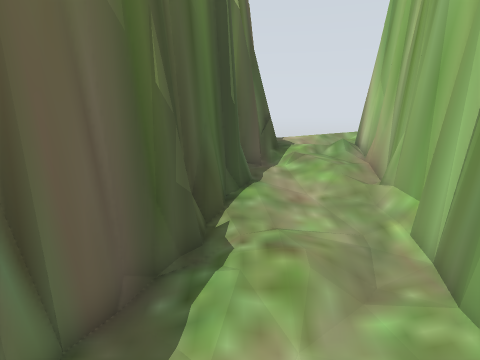
View 1 (above)

13 first-person views from a walk through a Gazebo world. The camera is 0.92 m above the floor, tilts 14° down and sees 80° across. Floor lines are 1 m apart. The floor is counted in squares, 0.25 m on a side. Each view is taken from the middle of a square. On the plan, view 1 faces up. The plan holds only what a view shows up to about 20 squares ahead; the rest is blank. The place goes on beyond the plan.

View 2
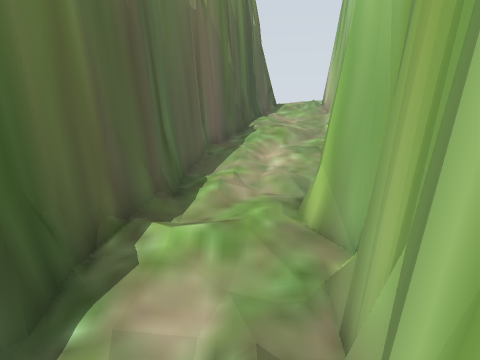

View 3
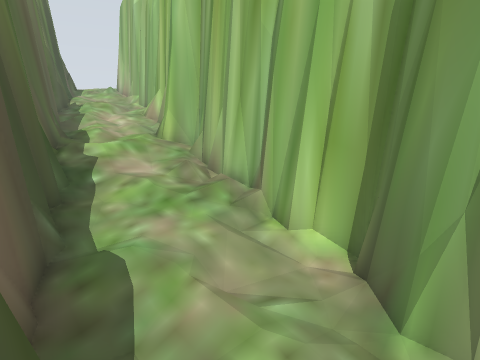

View 4
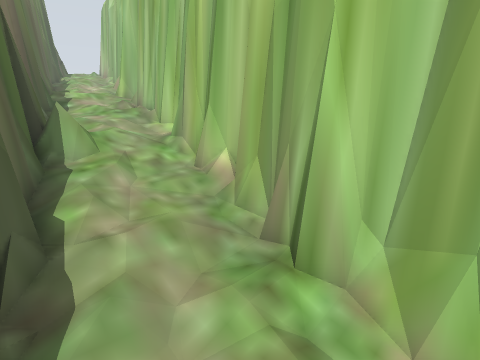

View 5
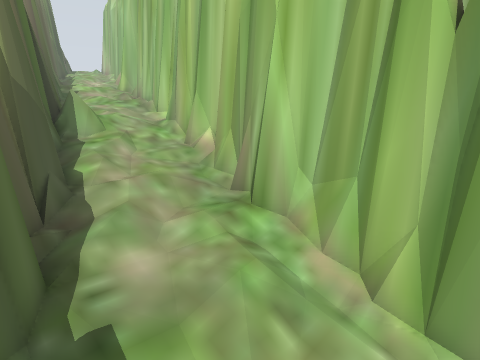

View 6
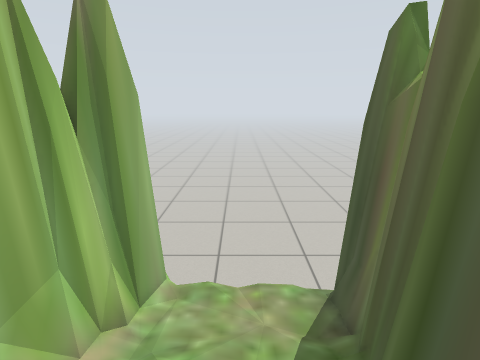

View 7
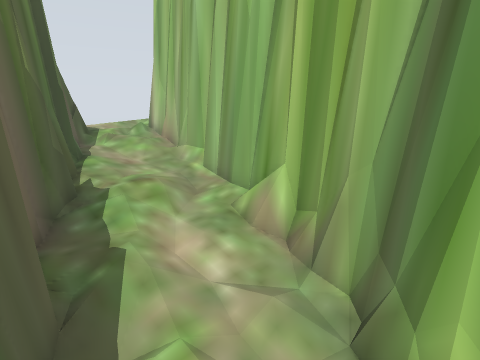

View 8
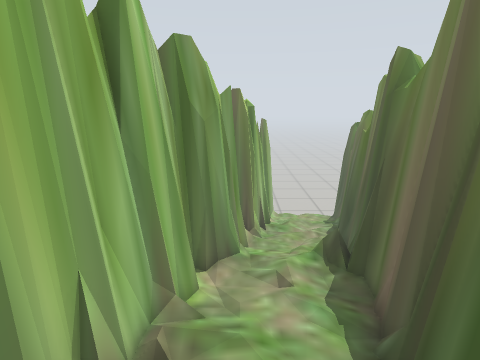

View 9
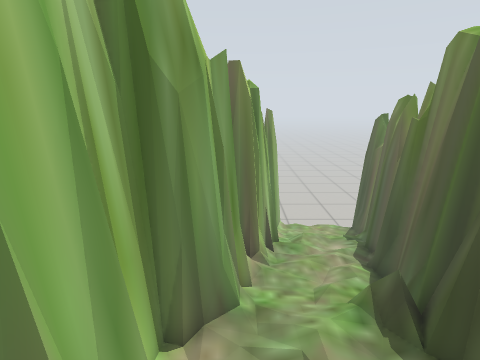

View 10
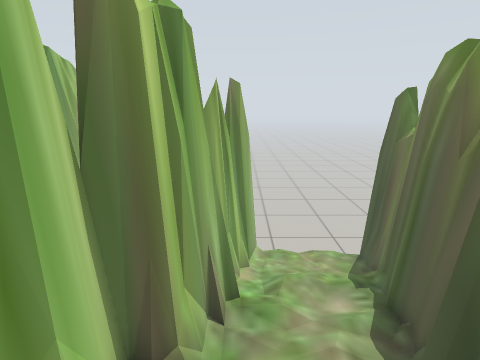

View 11
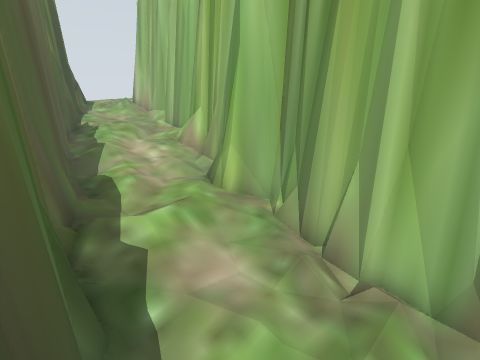

View 12
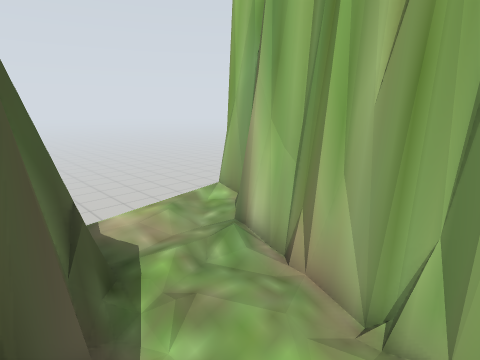

View 13
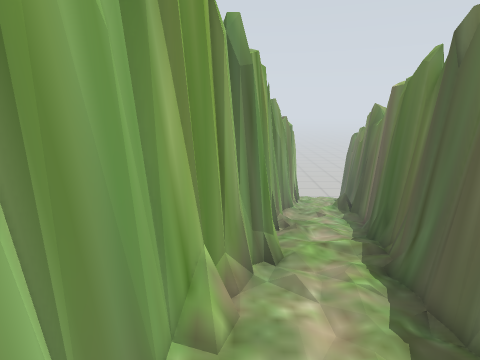

### Floor plan
Key: @ floor where view 1 was taken; # wall or solid block; x gap in a wall; . main floor; : floor 0.25 m higher than the main floor; - floor 0.25 m lower than the main floor; + floor 0.5 m higher than the main floor; _ floor 0.5 m lower than the main floor; < floor 0.75 m lower than the main floor; ( floor 1 m lower than the main floor; ! floor 1.25 m lower than the main floor; / step, stairs or slope; = window, fence, low wall or low ledge; v drop or lower ground.
Columns run from 10 left of view 1 to 6 right of it. Each row starts with its distance up from view 1.
 14             vvvv=
 13            #++++#
 12           v#+++##
 11           #=+++##
 10           #+++=##
  9           #++++#
  8          ##:::=v
  7         ##::::#
  6         ##::::#
  5         #=::::#
  4        ##::::=#
  3        #..:.:##
  2        v=...=##
  1        #=...=#
  0        #..@.##
 -1        #....##
 -2       #=...##
 -3      ##.-..#
 -4      v#----#v
 -5      v=----#
 -6      #=---=#
 -7      #----##
 -8     ##__--##
 -9     #_____##
-10     #____=#
-11    ##_____#
-12    ##____##
-13    #==__=##
-14    #<<<<##
-15    #<<<<##
-16   #=<<<<##
-17   #=<((<##
-18  ##((((###
-19  #=((((##
-20  #=(((=#
-21 ##!!((=#
-22 ##!!(/=#
-23 #=!!!!##
-24 #!!!!!##
-25 #!!!!=#
-26 xvvvvxv

Positions as (right, up) in squares from view 1, and headings:
1: (0, 0), facing up
2: (-1, -9), facing up
3: (-6, -14), facing up-right
4: (-8, -23), facing up-right
5: (-9, -25), facing up-right
6: (-7, -18), facing down
7: (-3, -3), facing up-right
8: (-2, -3), facing down
9: (-2, -7), facing down
10: (-4, -13), facing down
11: (-5, -9), facing up-right
12: (0, 7), facing up-right
13: (2, 7), facing down
